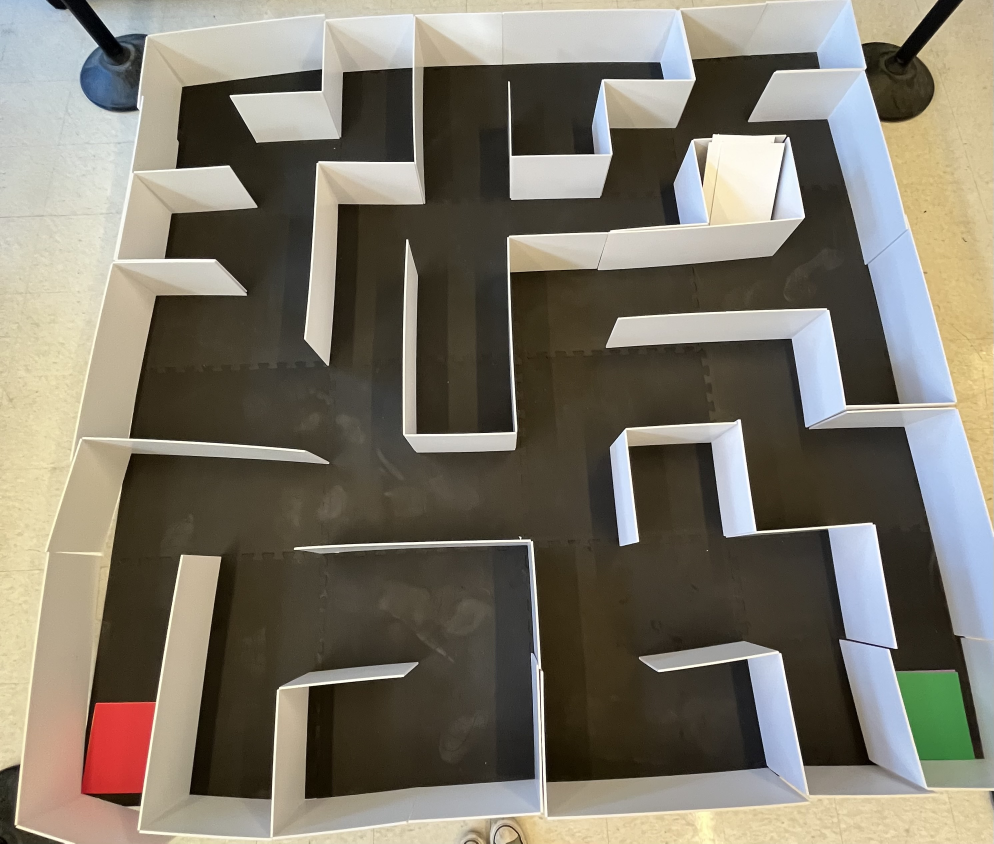
#> input picture IMG_5580.jpg, 2981 x 2530 px, found by its file name (shown at 1/3 size)
$ python MazeImageProcessing.py
#> lines starting #> are read from the running program, lines starting #| are printed output that depends on the picture; after the words box and inside, x2 and y2 are one past the last pixel; in counts of white or black regions, pixels touching at a corner belong together
import cv2
import numpy as np

# Load the image
image = cv2.imread(r"C:\Users\daphn\OneDrive\Documents\Boulder Spring 2025\Embedded\Megatronics\IMG_5580.jpg", cv2.IMREAD_GRAYSCALE)  # Load as grayscale
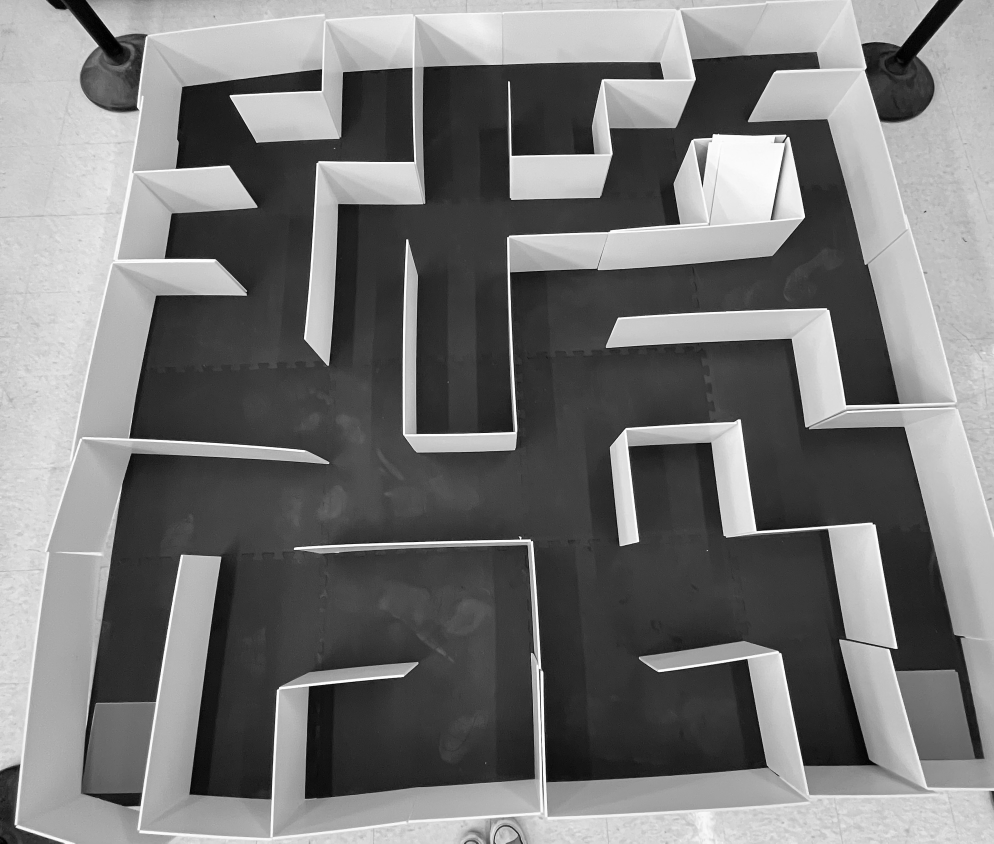
#> image: shape (2530, 2981) (shown at 1/3 size); min 0, max 255, mean 118.9

if image is None:
    print(f"Error: Could not load image")
else:
    print("Image loaded successfully!")

scale_factor = 0.04  # Reduce image size to 10%
small_image = cv2.resize(image, (0, 0), fx=scale_factor, fy=scale_factor, interpolation=cv2.INTER_AREA)
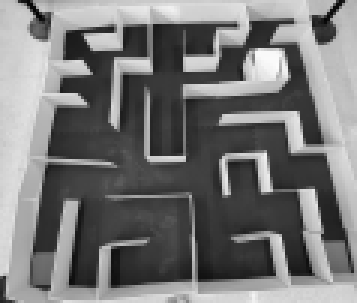
#> small_image: shape (101, 119) (shown 3 times larger); min 3, max 252, mean 118.7

# Apply thresholding to ensure binary image
_, binary = cv2.threshold(small_image, 128, 255, cv2.THRESH_BINARY)  # 128 is the mid-point
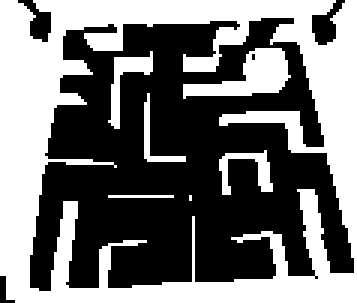
#> binary: shape (101, 119) (shown 3 times larger); 45.5% white; 7 white regions (1 under 20 px), largest, box (x1, y1, x2, y2) and area: (0, 0, 119, 101) 4862, (61, 16, 97, 33) 292, (36, 17, 51, 43) 123, (73, 50, 91, 65) 106, (48, 31, 62, 54) 66, (36, 65, 58, 66) 22

# Get dimensions
height, width = binary.shape
#> height = 101; width = 119

print(f"Image dimensions: {width}x{height}")
#| Image dimensions: 119x101
# Convert to ASCII representation
maze_text = ""
for y in range(height):
    for x in range(width):
        if binary[y, x] == 255:  # White (walls)
            maze_text += "#"
        else:  # Black (floor)
            maze_text += " "
    maze_text += "\n"  # New line after each row

# print(maze_text)

# Save to a text file
with open(r"C:\Users\daphn\OneDrive\Documents\Boulder Spring 2025\Embedded\Megatronics\mazeActual.txt", "w") as f:
    f.write(maze_text)

print("Maze saved to mazeActual.txt")
